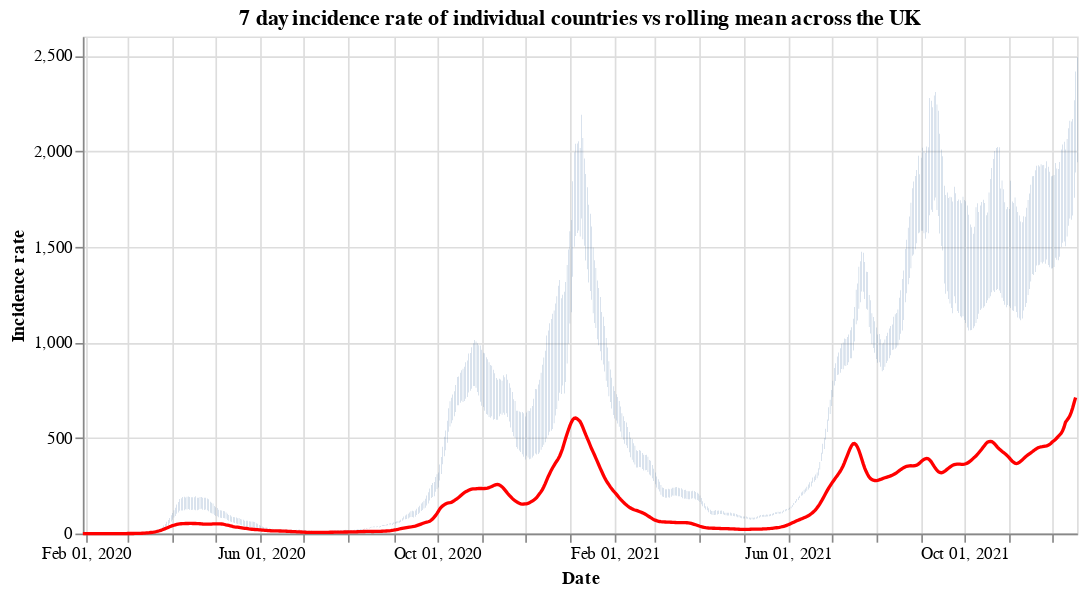

The notebook cell saved with this chart:
### Code cell
#collapse
countries = uk_cases['areaName'].unique()
countries.sort()

selection = alt.selection_single(
    name='Select',
    fields=['areaName'],
    init={'areaName': 'Wales'},
    bind={'areaName': alt.binding_select(options=countries)}
)

# scatter plot, modify opacity based on selection
bars = alt.Chart(uk_cases).mark_bar().add_selection(
    selection
).encode(
    x=alt.X("yearmonthdate(date):T", axis=alt.Axis(title='Date')),
    y=alt.Y("weeklyCasesRate:Q", axis=alt.Axis(title='Incidence rate')),
    tooltip='weeklyCasesRate:Q',
    opacity=alt.condition(selection, alt.value(1), alt.value(0))
).properties(title=f'7 day incidence rate of individual countries vs rolling mean across the UK', width=600)

line = alt.Chart(overview_cases).mark_line(
    color='red',
    size=2,
).transform_window(
    rolling_mean='mean(weeklyCasesRate)',
    frame=[0, 7]
).encode(
    x='yearmonthdate(date):T',
    y='rolling_mean:Q'
)

alt.layer(bars, line)

### Figure 1 — Vega-Lite specification as saved in the notebook (floating-point values rounded to 4 significant figures; data arrays with more than 128 entries replaced by an {"elided": "..."} marker saying what was removed)
{"config": {"view": {"continuousWidth": 400, "continuousHeight": 300}}, "layer": [{"data": {"name": "data-63d23c1ace75921ea2a1370c6f3dccaf"}, "mark": "bar", "encoding": {"opacity": {"condition": {"value": 1, "selection": "Select"}, "value": 0}, "tooltip": {"type": "quantitative", "field": "weeklyCasesRate"}, "x": {"type": "temporal", "axis": {"title": "Date"}, "field": "date", "timeUnit": "yearmonthdate"}, "y": {"type": "quantitative", "axis": {"title": "Incidence rate"}, "field": "weeklyCasesRate"}}, "selection": {"Select": {"type": "single", "fields": ["areaName"], "init": {"areaName": "Wales"}, "bind": {"areaName": {"input": "select", "options": ["England", "Northern Ireland", "Scotland", "Wales"]}}}}, "title": "7 day incidence rate of individual countries vs rolling mean across the UK", "width": 600}, {"data": {"name": "data-fc081a3172eabe121fffca8cef6d2de7"}, "mark": {"type": "line", "color": "red", "size": 2}, "encoding": {"x": {"type": "temporal", "field": "date", "timeUnit": "yearmonthdate"}, "y": {"type": "quantitative", "field": "rolling_mean"}}, "transform": [{"window": [{"op": "mean", "field": "weeklyCasesRate", "as": "rolling_mean"}], "frame": [0, 7]}]}], "$schema": "https://vega.github.io/schema/vega-lite/v4.8.1.json", "datasets": {"data-63d23c1ace75921ea2a1370c6f3dccaf": {"elided": "2660 records"}, "data-fc081a3172eabe121fffca8cef6d2de7": {"elided": "688 records"}}}
